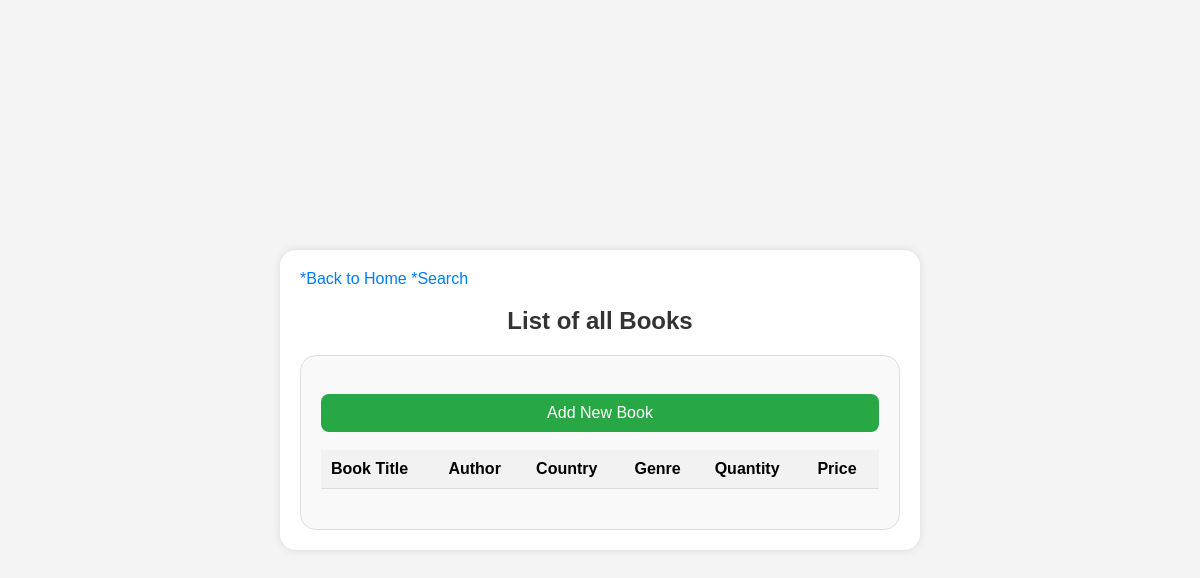
The page /list/ on the database as committed earlier.
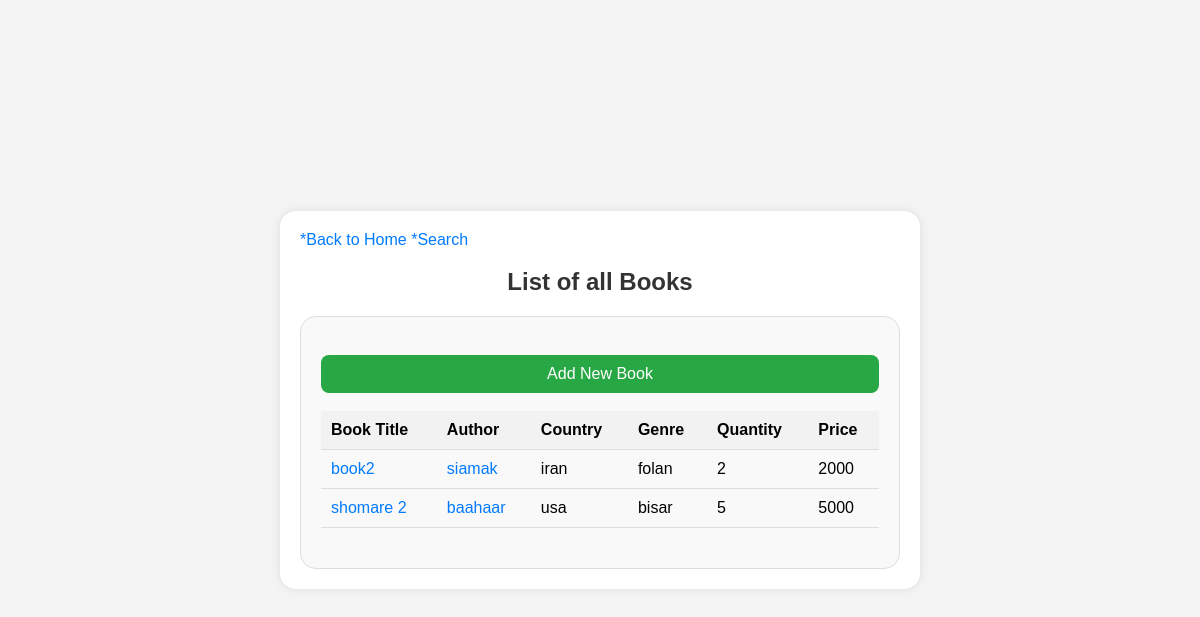
The same page on the database as committed later.
### books/models.py (models this page shows, shortened)
class Book(models.Model):
    title = models.CharField(
        'Book Title',
        max_length=250,
        db_index=True
        )
    author = models.CharField(
        'Author',
        max_length=250,
        )
    author_country = models.CharField(
        'Country',
        max_length=100,
        null=True,
        blank=True,
    )
    value = models.BigIntegerField(
        'Value',
        default=0
    )
    quantity = models.IntegerField(
        'Numbers of books',
        default=1
    )
    date_published = models.DateField(
        'Publish Date',
        default=date.today
    )
    genre = models.CharField(
        'Genre',
        max_length=250
        )
    updated_at = models.DateField(
        'Last Update Date',
        auto_now=True,
    )
    created_at = models.DateField(
        'Created Time',
        default=date.today
    )

### books/views.py (the view)
# urls.py: path("list/", views.book_list, name="book_list"),
def book_list(request):
    books = Book.objects.all()
    return render(request, 'book_list.html', {'books': books})

### books/templates/book_list.html (shortened to what this page needs)
{% extends "base.html" %}
{% block back_button %}
    <a href="{% url 'books:home' %}" class="button">*Back to Home</a>
{% endblock %}
{% block search_button %}
    <a href="{% url 'books:search' %}" class="button">*Search</a>
{% endblock %}
{% block title %}List of all Books{% endblock %}
{% block content %}
    <form action="{% url 'books:add-book' %}" method="get">
        <br>
        <button type="submit" class="button">Add New Book</button>
    </form>
    <br>
    <table class="table">
        <thead>
            <tr>
                <th>Book Title</th>
                <th>Author</th>
                <th>Country</th>
                <th>Genre</th>
                <th>Quantity</th>
                <th>Price</th>
            </tr>
        </thead>
        <tbody>
            {% for book in books %}
                <tr>
                    <td>
                        <a href="{% url 'books:edit-book' book.id %}">{{ book.title }}</a>
                    </td>
                    <td>
                        <a href="{% url 'books:books_of_author' author_name=book.author country=book.author_country %}">{{ book.author }}</a>
                    </td>
                    <td>{{ book.author_country }}</td>
                    <td>{{ book.genre }}</td>
                    <td>{{ book.quantity }}</td>
                    <td>{{ book.value }}</td>
                </tr>
            {% endfor %}
        </tbody>
    </table>
{% endblock %}

### books/templates/base.html (shortened to what this page needs)
<!DOCTYPE html>
<html lang="en">
  <head>
  </head>
  <body>
    <div class="container">
      {% block back_button %}{% endblock %}
	  {% block search_button %}{% endblock %}
      <h2>
        {% block title %}{% endblock %}
      </h2>
      <div class="form-card">
        {% block content %}{% endblock %}
      </div>
    </div>
  </body>
</html>

### books/templates/base.html (style rules this page uses)
body { font-family: Arial, sans-serif; background-color: #f4f4f4; display: flex; justify-content: center; align-items: center; height: 100vh; margin: 0; padding: 0 20px; }
.container { background-color: #fff; padding: 20px; border-radius: 16px; box-shadow: 0 0 10px rgba(0, 0, 0, 0.1); width: 100%; max-width: 500px; }
h2 { margin-bottom: 20px; color: #333; text-align: center; }
.form-card { padding: 20px; background-color: #f9f9f9; border-radius: 16px; border: 1px solid #ddd; }
button { width: 100%; padding: 10px; background-color: #28a745; color: white; border: none; border-radius: 8px; cursor: pointer; font-size: 16px; }
@media (min-width: 1200px) { .container { max-width: 600px; } }
table { width: 100%; border-collapse: collapse; margin-bottom: 20px; }
th, td { padding: 10px; text-align: left; border-bottom: 1px solid #ddd; }
th { background-color: #f2f2f2; }
a { color: #007bff; text-decoration: none; }

Rows that differ between the two databases and show on the page:
added Book: title "book2", author "siamak", author_country "iran", genre "folan", quantity "2", value "2000"
added Book: title "shomare 2", author "baahaar", author_country "usa", genre "bisar", quantity "5", value "5000"
